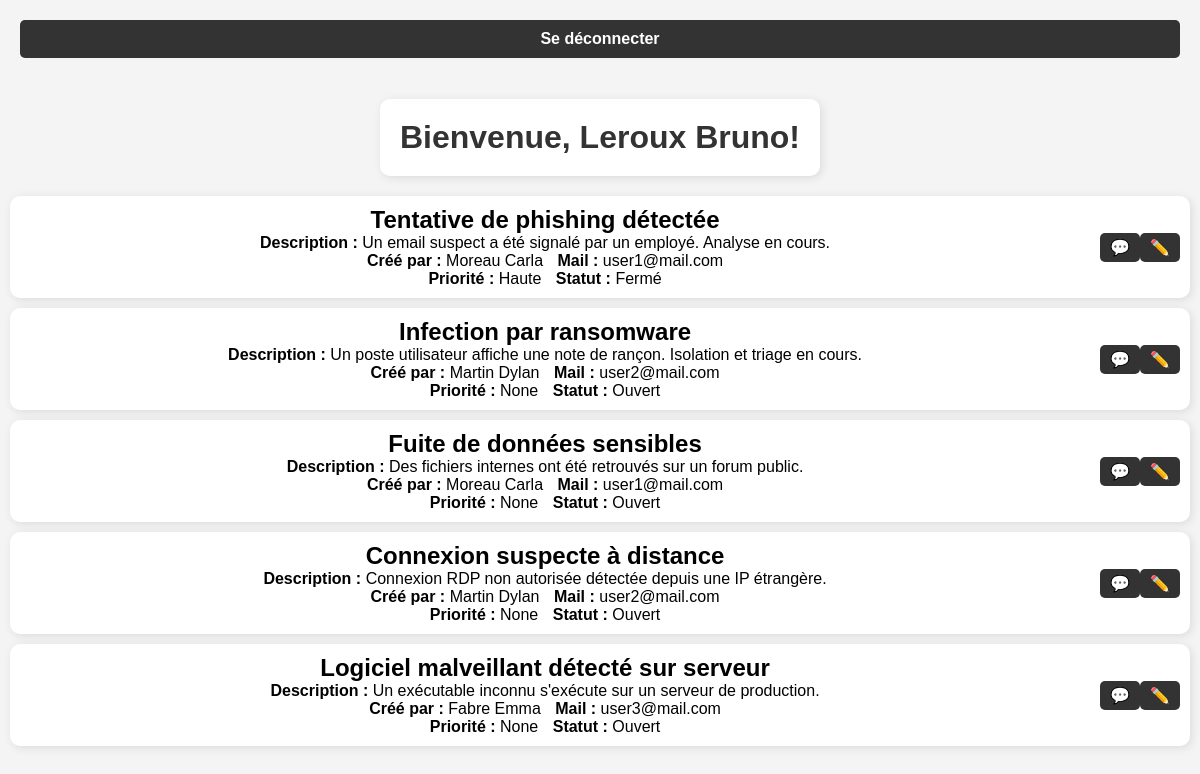
The app's page /admin (signed in), older data.
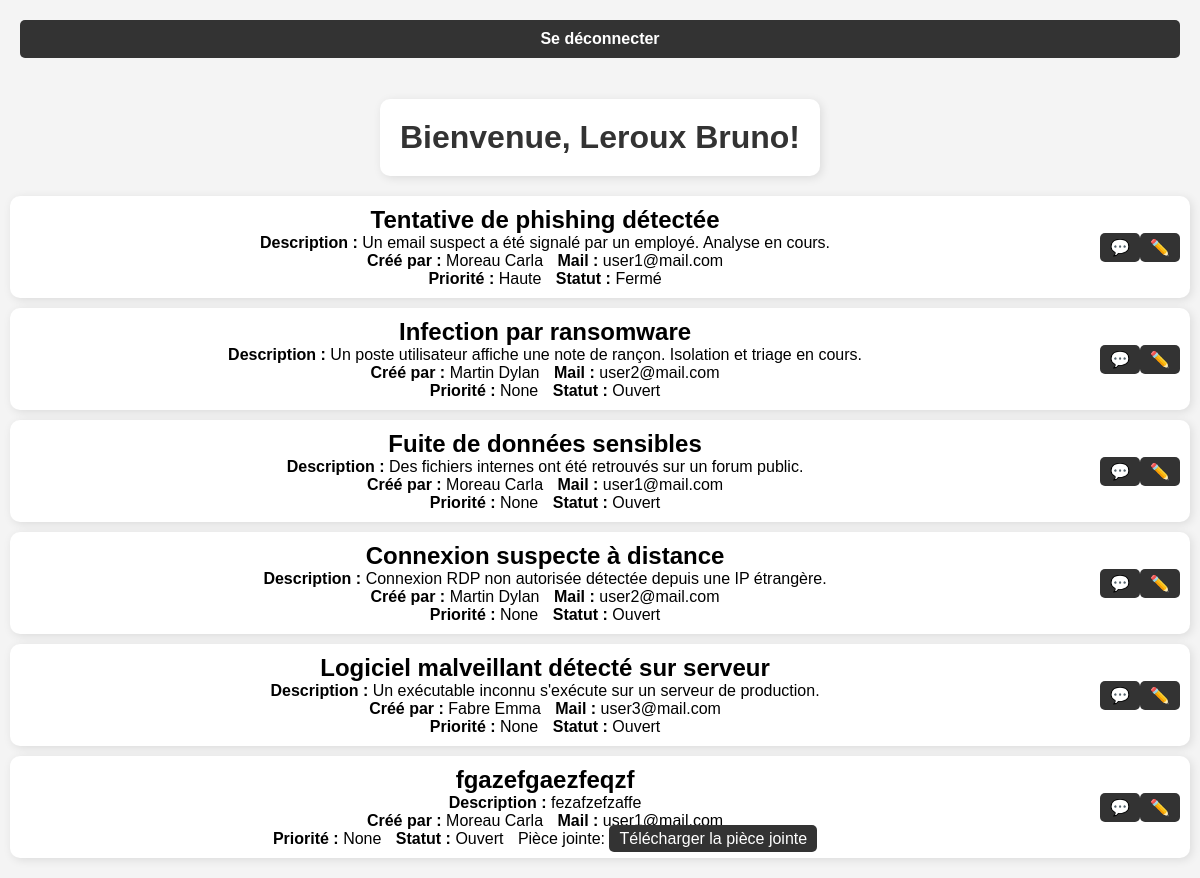
The same page, newer data.
### app.py (models this page shows, shortened)
class User(UserMixin, db.Model):
    id = db.Column(db.Integer, primary_key=True)
    mail = db.Column(db.String(80), unique=True, nullable=False)
    nom = db.Column(db.String(80), unique=False, nullable=False)
    prenom = db.Column(db.String(80), unique=False, nullable=False)
    password_hash = db.Column(db.String(128), nullable=False)
    is_admin = db.Column(db.Boolean, default=False)

class Ticket(db.Model):
    id = db.Column(db.Integer, primary_key=True)
    title = db.Column(db.String(100), nullable=False)
    description = db.Column(db.Text, nullable=False)
    priority = db.Column(db.String(50), nullable=True)
    status = db.Column(db.String(50), nullable=False, default='Ouvert')
    date = db.Column(db.DateTime, default=datetime.utcnow)
    user_id = db.Column(db.Integer, db.ForeignKey('user.id'), nullable=False)
    user = db.relationship('User', backref=db.backref('tickets', lazy=True))
    attachment_path = db.Column(db.String(255), nullable=True)

### app.py (the view)
@app.route('/admin')
@login_required
def admin():
    if not current_user.is_admin: # Vérifie si l'utilisateur est un administrateur
        flash("Vous n'avez pas les droits nécessaires pour accéder à cette page.", "danger")
        return redirect(url_for('home'))
    mail = session.get("mail")
    tickets = Ticket.query.join(User, Ticket.user_id == User.id).all()
    return render_template('admin.html', tickets=tickets, mail=mail)

### app.py (called while the page is built, shortened)
@login_manager.user_loader
def load_user(user_id):
    return User.query.get(int(user_id))

@app.before_request
def block_brute_force():
    ip = request.remote_addr

@app.after_request
def track_failed_attempts(response):
    return response

### templates/admin.html (shortened to what this page needs)
<!DOCTYPE html>
<html lang="fr">
<head>
    <link rel="stylesheet" href="{{ url_for('static', filename='styles.css') }}">
</head>
<body>
    <nav>
        <a href="{{ url_for('logout') }}">Se déconnecter</a>
    </nav>
    <h1>Bienvenue, {{ current_user.nom }} {{ current_user.prenom }}!</h1>
    <br>
    <div class="tickets-container">
        {% for ticket in tickets %}
            <div class="ticket">
                <div class="ticket-content">
                    <h2>{{ ticket.title }}</h2>
                    <br>
                    <p><strong>Description :</strong> {{ ticket.description }}</p>
                    <br>
                    <p><strong>Créé par :</strong> {{ ticket.user.nom }} {{ ticket.user.prenom }}</p>
                    <p><strong>Mail :</strong> {{ ticket.user.mail }}</p>
                    <br>
                    <p><strong>Priorité :</strong> {{ ticket.priority }}</p>
                    <p><strong>Statut :</strong> {{ ticket.status }}</p>
                    {% if ticket.attachment_path %}
                        <p>Pièce jointe: <a href="{{ url_for('download_attachment', ticket_id=ticket.id) }}" target="_blank">Télécharger la pièce jointe</a></p>
                    {% endif %}
                </div>
                <a href="{{ url_for('chat', ticket_id=ticket.id) }}"> 💬 </a>
                <a href="{{ url_for('update_ticket', ticket_id=ticket.id) }}">✏️</a>
            </div>
        {% endfor %}
    </div>
</body>
</html>

### static/styles.css (style rules this page uses)
body { font-family: Arial, sans-serif; background-color: #f4f4f4; text-align: center; margin: 20px; }
nav { background-color: #333; padding: 10px; border-radius: 5px; margin-bottom: 20px; }
nav a { margin: 0 15px; text-decoration: none; color: white; font-weight: bold; }
h1 { color: #333; background-color: #fff; padding: 20px; border-radius: 10px; display: inline-block; box-shadow: 2px 2px 10px rgba(0, 0, 0, 0.1); margin-bottom: 20px; }
.tickets-container { display: flex; flex-direction: column; align-items: center; gap: 10px; }
.ticket { background-color: #fff; padding: 10px; border-radius: 10px; box-shadow: 2px 2px 10px rgba(0, 0, 0, 0.1); width: 100%; display: flex; justify-content: space-between; align-items: center; }
.ticket-content { flex: 1; text-align: center; margin-right: 20px; }
.ticket h2, .ticket p { display: inline; margin: 0 10px 0 0; }
.ticket a { background-color: #333; color: white; padding: 5px 10px; border-radius: 5px; text-decoration: none; }

Row changes from the older to the newer data that the page shows:
added Ticket: title "fgazefgaezfeqzf", description "fezafzefzaffe", user.nom "Moreau", user.prenom "Carla", user.mail "user1@mail.com", priority "None", status "Ouvert"
